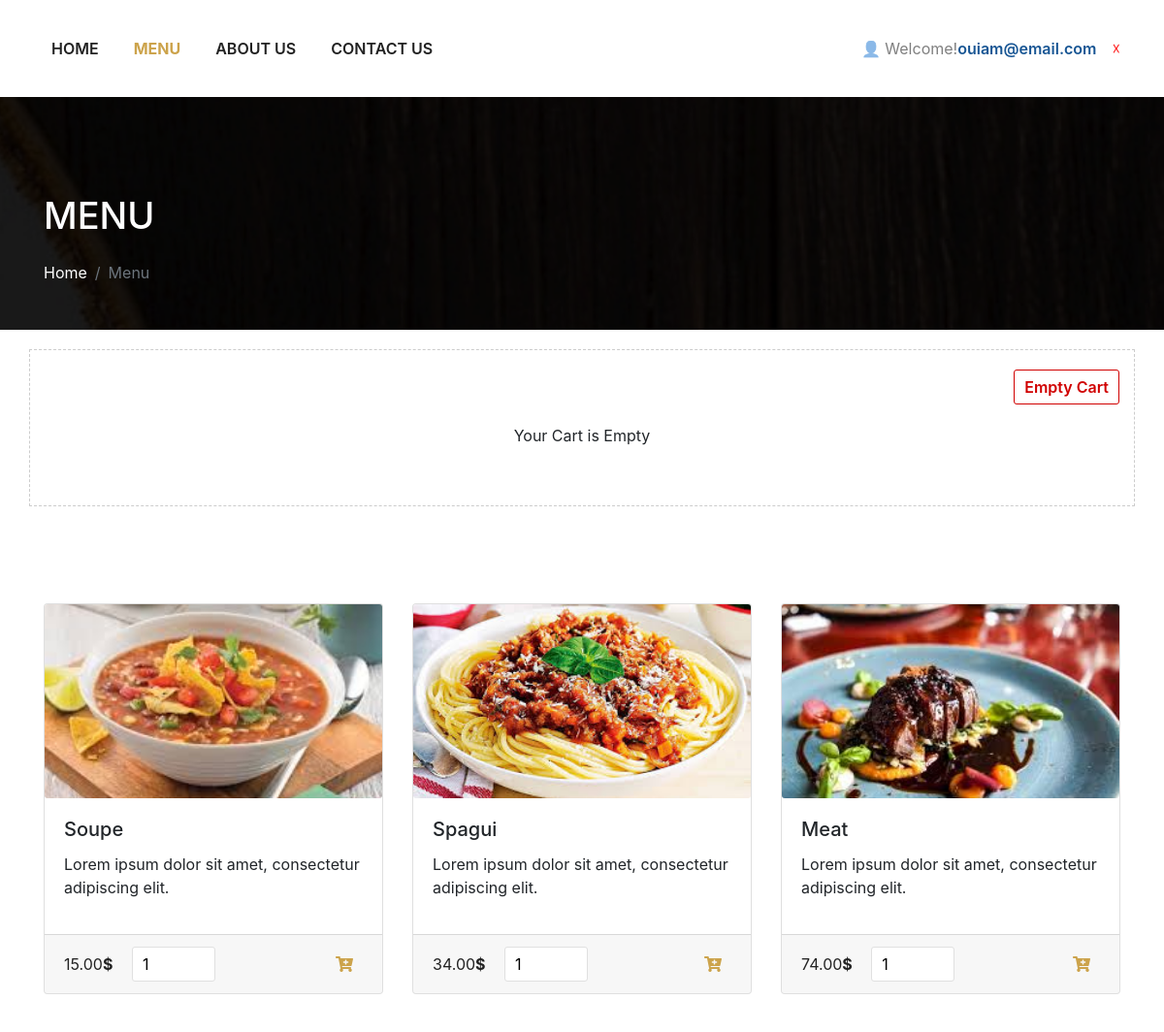
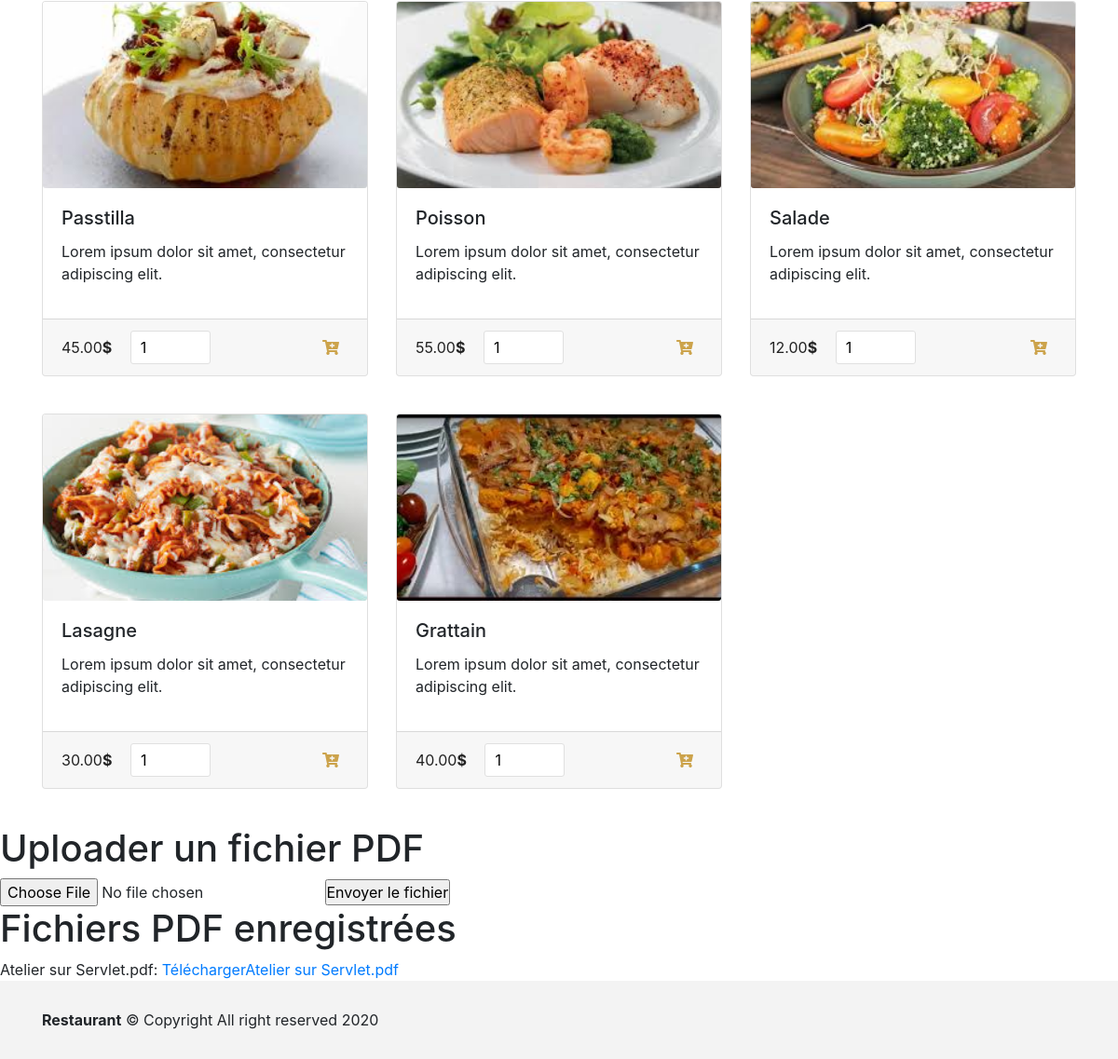
The app's page /menu-login.php (signed in) with its own data (2 pictures, top to bottom).
### tables this page shows
CREATE TABLE `tblproduct` (
  `id` int(8) NOT NULL,
  `name` varchar(255) NOT NULL,
  `code` varchar(255) NOT NULL,
  `image` text NOT NULL,
  `price` double(10,2) NOT NULL
);

CREATE TABLE `files` (
  `id` int(11) NOT NULL,
  `name` varchar(255) NOT NULL,
  `file_url` varchar(255) NOT NULL
);

### dbcontroller.php (called while the page is built, shortened)
<?php
class DBController {
	private $host = "localhost";
	private $user = "id12857167_root";
	private $password = "Wiam_hasna1998";
	private $database = "id12857167_restaurant";
	private $conn;
	function __construct() {
		$this->conn = $this->connectDB();
	}
	function connectDB() {
		$conn = mysqli_connect($this->host,$this->user,$this->password,$this->database);
		return $conn;
	}
	function runQuery($query) {
		$result = mysqli_query($this->conn,$query);
		while($row=mysqli_fetch_assoc($result)) {
			$resultset[] = $row;
		}
		if(!empty($resultset))
			return $resultset;
	}
}
?>

### menu-login.php (the view, shortened to what this page needs)
<?php
require_once("dbcontroller.php");
$db_handle = new DBController();
?>
<html lang="en">
<head>
	<link rel="stylesheet" href="css/bootstrap.min.css" >
	<link rel="stylesheet" href="css/all.min.css"/>
	<link rel="stylesheet" href="css/style.css" >
</head>
<body>
<nav class="navbar mynav navbar-expand-lg navbar-light bg-light fixed-top">
	  <div class="container">
		<div class="collapse navbar-collapse" id="navbarText">
		  <ul class="navbar-nav  mr-auto">
			<li class="nav-item">
			  <a class="nav-link" href="index.php">Home<span class="sr-only">(current)</span></a>
			</li>
			<li class="nav-item active">
			  <a class="nav-link" href="menu-login.php">Menu</a>
			</li>
			<li class="nav-item">
			  <a class="nav-link" href="about.php">About Us</a>
			</li>
			<li class="nav-item">
			  <a class="nav-link" href="contactus.php">Contact Us</a>
			</li>
		  </ul>
			<span class="navbar-text" style="padding: .5rem 1rem;">&#128100; Welcome!<a style="color:#185694;font-weight:600;" href="#"><?php echo $_SESSION['email']; ?></a></span><a style="text-decoration:none;color:red;" href="logout.php">&#9747</a>
		</div>
	  </div>
</nav>
<header id="menu-header">
	<div class="overlay">
		<div class="container">
			<div class="row">
				<div class="col-lg-12 header-location">
					<h3>MENU</h3>
					<nav aria-label="breadcrumb" class="breadcrumb d-flex justify-content-between">
						<ol class="breadcrumb">
							<li class="breadcrumb-item"><a href="index.php">Home</a></li>
							<li class="breadcrumb-item active" aria-current="page">Menu</li>
						</ol>
					</nav>
				</div>
			</div>
		</div>
	</div>
</header>
<div id="shopping-cart">
	<div class="container">
		<div class="row">
			<div class="col-lg-12 cart-space">
				<a id="btnEmpty" href="menu-login.php?action=empty">Empty Cart</a>
				<?php
				if(isset($_SESSION["cart_item"])){
					$total_quantity = 0;
					$total_price = 0;
				?>
				<table class="table" cellpadding="10" cellspacing="1">
					<thead class="thead-dark table-bordered">
						<tr>
						<th style="text-align:left;" scope="col">Name</th>
						<th style="text-align:left;" scope="col">Code</th>
						<th style="text-align:right;" scope="col">Quantity</th>
						<th style="text-align:right;" scope="col">Unit Price</th>
						<th style="text-align:right;" scope="col">Price</th>
						<th style="text-align:center;"  scope="col">Remove</th>
						</tr>
					</thead>
					<tbody>
					<?php
						foreach ($_SESSION["cart_item"] as $item){
							$item_price = $item["quantity"]*$item["price"];
							?>
									<tr>
									<td><img src="<?php echo $item["image"]; ?>" class="cart-item-image" /><?php echo $item["name"]; ?></td>
									<td><?php echo $item["code"]; ?></td>
									<td style="text-align:right;"><?php echo $item["quantity"]; ?></td>
									<td  style="text-align:right;"><?php echo "$ ".$item["price"]; ?></td>
									<td  style="text-align:right;"><?php echo "$ ". number_format($item_price,2); ?></td>
									<td style="text-align:center;"><a href="menu-login.php?action=remove&code=<?php echo $item["code"]; ?>" class="btnRemoveAction"><img src="img/icon-delete.png" alt="Remove Item" /></a></td>
									</tr>
									<?php
									$total_quantity += $item["quantity"];
									$total_price += ($item["price"]*$item["quantity"]);
							}
							?>
					<tr>
					<td colspan="2" align="right">Total:</td>
					<td align="right"><?php echo $total_quantity; ?></td>
					<td align="right" colspan="2"><strong><?php echo "$ ".number_format($total_price, 2); ?></strong></td>
					<td></td>
					</tr>
					</tbody>
				</table>
				  <?php
				} else {
				?>
				<div class="no-records">Your Cart is Empty</div>
				<?php
				}
				?>
			</div>
		</div>
	</div>
</div>
<section class="food">
	<div class="container">
		<div class="row">
				<?php
				$product_array = $db_handle->runQuery("SELECT * FROM tblproduct ORDER BY id ASC");
				if (!empty($product_array)) {
					foreach($product_array as $key=>$value){
				?>
						<div class="col-lg-4">
							<div class="card">
								<form method="post" action="menu-login.php?action=add&code=<?php echo $product_array[$key]["code"]; ?>">
								<img class="card-img-top card-img" src="<?php echo $product_array[$key]["image"]; ?>">
								<div class="card-body">
									<h5 class="card-title"><?php echo $product_array[$key]["name"]; ?></h5>
									<p>Lorem ipsum dolor sit amet, consectetur adipiscing elit. </p>
								</div>
								<div class="card-footer">
									<small style="margin-right:15px;" class="text-muted"><?php echo $product_array[$key]["price"]; ?><span>$</span></small>
									<input type="text" class="product-quantity" name="quantity" value="1" size="2" />
									<button type="submit" value="Add to Cart" class="btnAddAction" ><i style="color: #cca34b;" class="fas fa-cart-plus"></i></button>
								</div>
								</form>
							</div>
						</div>
				<?php
					}
				}
			?>
				</div>
            	</div>
   <?php
  require 'includes/connect_db.php';
?>
	<h1>Uploader un fichier PDF</h1>
    <form method="POST" enctype="multipart/form-data">
      <input type="file" name="fichier" />
      <input type="submit" value="Envoyer le fichier" />
    </form>
    <h1>Fichiers PDF enregistrées</h1>
    <?php
     $req = $db->query('SELECT name, file_url FROM files');
     while($data = $req->fetch()){
     echo $data['name'].':'.'<a href= "'.$data['file_url'].'"> Télécharger'.$data['name'].'</a>'.'<br/>';
     }
     ?>
</section>
<footer>
<div class="container">
	<p style="margin-bottom:0;"><b>Restaurant</b> ©  Copyright All right reserved 2020</p>
</div>
</footer>
</body>
</html>

### css/style.css (style rules this page uses)
* { padding: 0; margin: 0; -webkit-box-sizing: border-box; box-sizing: border-box; }
html, body { margin: 0; padding: 0; height: 100%; }
.mynav { padding:30px 0; background-color:#ffffff!important; }
.navbar-nav li { padding: 0 20px 0 0; }
.navbar-nav li a { font-weight:600; text-transform:uppercase; }
.navbar-light .navbar-nav .nav-link { color: #222222; }
.navbar-light .navbar-nav .active>.nav-link, .navbar-light .navbar-nav .nav-link.active, .navbar-light .navbar-nav .nav-link.show, .navbar-light .navbar-nav .show>.nav-link { font-weight:700; color: #cca34b; }
.food { padding-top:100px; }
.food .card { margin-bottom:40px; }
.food .card-img { height:200px; object-fit: cover; }
.food .card-footer .text-muted { color:#222222!important; font-size:16px; }
.food .card-footer .text-muted span { color:#222222; font-weight:bold; }
#menu-header { background-image: url(../img/slide1.jpg); background-size: cover; background-repeat: no-repeat; background-position: 50% 0px; background-attachment: fixed; position: relative; height: 340px; min-height: 0; overflow-y: hidden; }
#menu-header .overlay { background-color: rgba(0,0,0,0.5); height: 100%; }
#menu-header .header-location { padding-top:200px; }
#menu-header h3 { color:#fff; font-size:38px; padding-bottom:15px; }
#menu-header .breadcrumb { background-color:transparent; color:#fff; text-align:center; padding: 0; }
#menu-header .breadcrumb a { color:#fff; text-decoration:none; }
footer { padding:30px 0; background-color:#f3f3f3; }
#shopping-cart { margin-top:20px; }
#shopping-cart .cart-space { border:1px dashed #ccc; padding-bottom:10px; }
#btnEmpty { background-color: #ffffff; border: #d00000 1px solid; padding: 5px 10px; color: #d00000; float: right; text-decoration: none; border-radius: 3px; margin: 20px 0px 20px 20px; font-weight:600; }
.btnAddAction { padding: 10px 10px; margin-left: 5px; background-color: transparent; border: 0; float: right; text-decoration: none; cursor: pointer; }
.product-quantity { padding: 5px 10px; border-radius: 3px; border: #E0E0E0 1px solid; }
.no-records { text-align: center; clear: both; margin: 38px 0 50px 0; }

### records on screen
tblproduct: image (picture), name "Soupe", price "15.00"
tblproduct: image (picture), name "Spagui", price "34.00"
tblproduct: image (picture), name "Meat", price "74.00"
tblproduct: image (picture), name "Passtilla", price "45.00"
tblproduct: image (picture), name "Poisson", price "55.00"
tblproduct: image (picture), name "Salade", price "12.00"
tblproduct: image (picture), name "Lasagne", price "30.00"
tblproduct: image (picture), name "Grattain", price "40.00"
files: name "Atelier sur Servlet.pdf"

### other values on screen
$_SESSION['email'] "ouiam@email.com"
